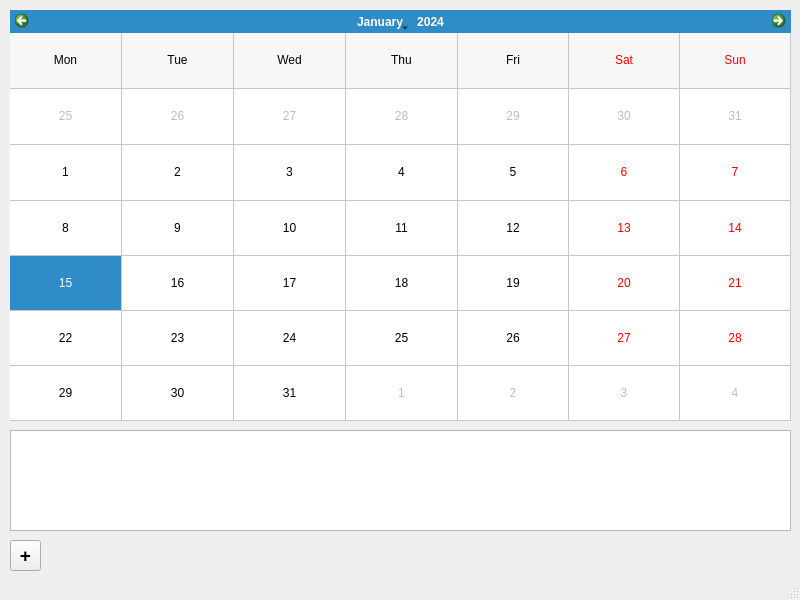
<?xml version="1.0" encoding="UTF-8"?>
<ui version="4.0">
 <class>MainWindow</class>
 <widget class="QMainWindow" name="MainWindow">
  <property name="geometry">
   <rect>
    <x>0</x>
    <y>0</y>
    <width>800</width>
    <height>600</height>
   </rect>
  </property>
  <property name="minimumSize">
   <size>
    <width>800</width>
    <height>600</height>
   </size>
  </property>
  <property name="maximumSize">
   <size>
    <width>800</width>
    <height>600</height>
   </size>
  </property>
  <property name="windowTitle">
   <string>Calendario</string>
  </property>
  <widget class="QWidget" name="centralwidget">
   <widget class="QTableWidget" name="Attivita">
    <property name="geometry">
     <rect>
      <x>10</x>
      <y>430</y>
      <width>781</width>
      <height>101</height>
     </rect>
    </property>
    <property name="autoFillBackground">
     <bool>false</bool>
    </property>
   </widget>
   <widget class="QCalendarWidget" name="calendarWidget">
    <property name="geometry">
     <rect>
      <x>10</x>
      <y>10</y>
      <width>781</width>
      <height>411</height>
     </rect>
    </property>
    <property name="gridVisible">
     <bool>true</bool>
    </property>
    <property name="verticalHeaderFormat">
     <enum>QCalendarWidget::NoVerticalHeader</enum>
    </property>
   </widget>
   <widget class="QToolButton" name="AddActivity">
    <property name="geometry">
     <rect>
      <x>10</x>
      <y>540</y>
      <width>31</width>
      <height>31</height>
     </rect>
    </property>
    <property name="font">
     <font>
      <pointsize>14</pointsize>
      <bold>true</bold>
      <strikeout>false</strikeout>
     </font>
    </property>
    <property name="autoFillBackground">
     <bool>true</bool>
    </property>
    <property name="text">
     <string>+</string>
    </property>
    <property name="icon">
     <iconset>
      <normaloff>plus.png</normaloff>plus.png</iconset>
    </property>
    <property name="checkable">
     <bool>false</bool>
    </property>
    <property name="autoRepeat">
     <bool>false</bool>
    </property>
    <property name="autoExclusive">
     <bool>false</bool>
    </property>
    <property name="autoRaise">
     <bool>false</bool>
    </property>
   </widget>
  </widget>
  <widget class="QMenuBar" name="menubar">
   <property name="geometry">
    <rect>
     <x>0</x>
     <y>0</y>
     <width>800</width>
     <height>21</height>
    </rect>
   </property>
  </widget>
  <widget class="QStatusBar" name="statusbar"/>
 </widget>
 <resources/>
 <connections/>
</ui>
